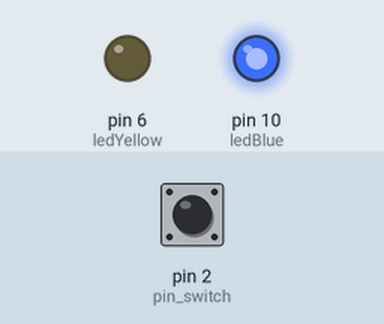
Recording of a sketch running on a simulated Arduino Uno, built with avr-gcc and run on an emulated ATmega328P. Shown: output pins drawn as LEDs (lit = HIGH). Dashed ring = blinking. The test bench sets the inputs (shaded band); at power-on: pin 2 (pin_switch) HIGH.

Above: at 1.2 s.
1.3 s: pin 2 (pin_switch) pulled LOW for 3.2 s
At 1.75 s:
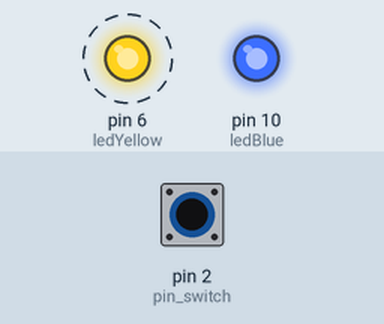
At 5.3 s:
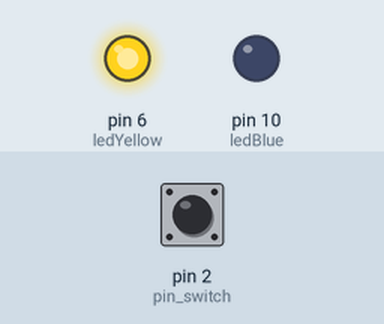
6.0 s: pin 2 (pin_switch) pulled LOW for 0.15 s
At 7.3 s:
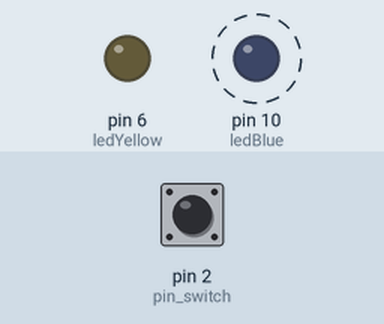
Timing chart, 0 to 15.1 s (numbered marks = the images above; inputs shaded):
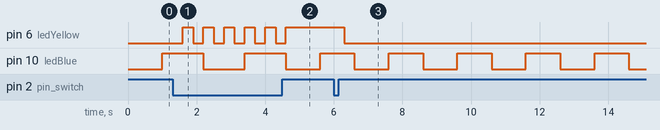

Measured:
- after the input at 1.3 s, pin 6 (ledYellow): alternates HIGH for 0.30 s and LOW for 0.30 s, 11 changes in all, then stays HIGH, starting after 0.30 s
- after the input at 6.0 s, pin 6 (ledYellow): HIGH → LOW after 0.30 s
- by itself, pin 10 (ledBlue): alternates HIGH for 1.0 s and LOW for 1.0 s

The sketch:

StatoLed.ino
```cpp
int ledBlue=10;
int ledYellow=6;
int pin_switch=2;
int stato=0;
//long senza segno
unsigned long t1;

void setup() {
  // put your setup code here, to run once:
  pinMode(ledBlue, OUTPUT);
  pinMode(ledYellow, OUTPUT);
  pinMode(pin_switch, INPUT_PULLUP);

  //scrivo le "ore" di inizio
  t1= millis();
}


void loop() {
  if(!digitalRead(pin_switch)){
      stato= !stato;
      delay(300);
    }
    digitalWrite(ledYellow, stato);

  if((millis() - t1) >= 1000){
    digitalWrite(ledBlue, !digitalRead(ledBlue));
    t1 = millis();
  }


}
```
